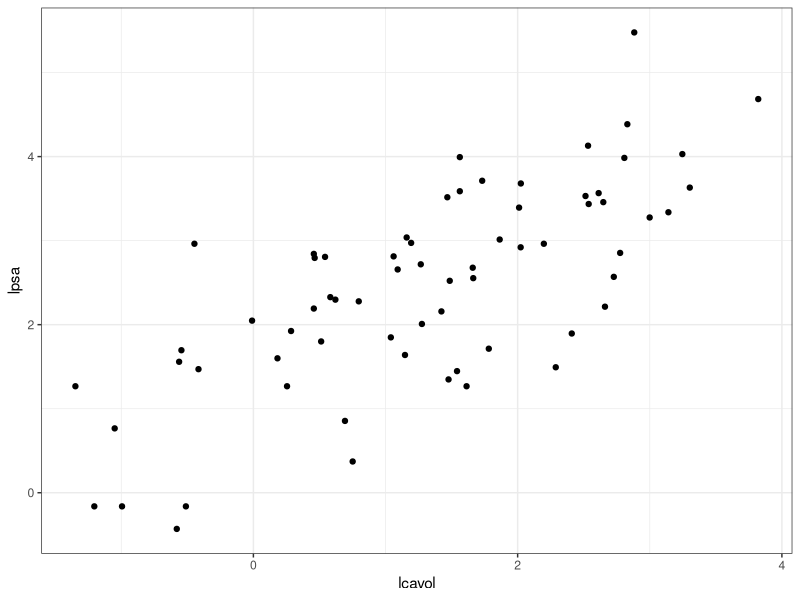
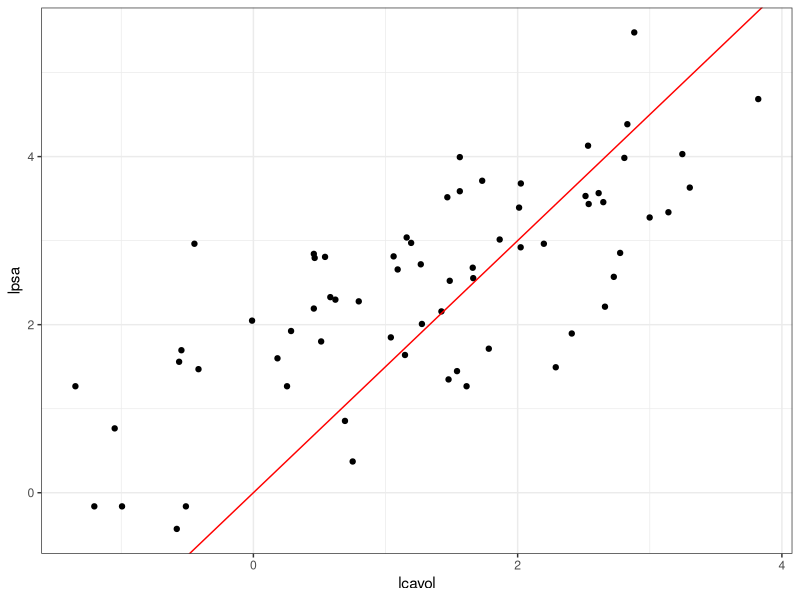
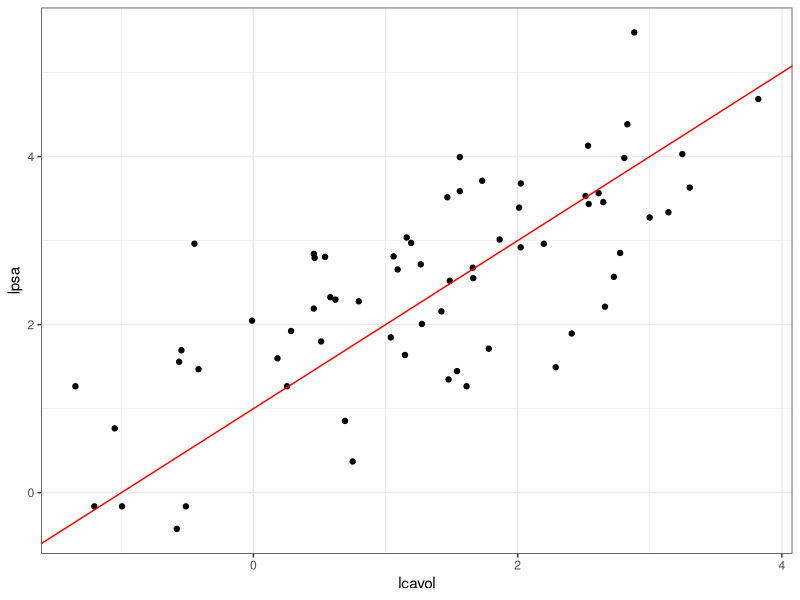
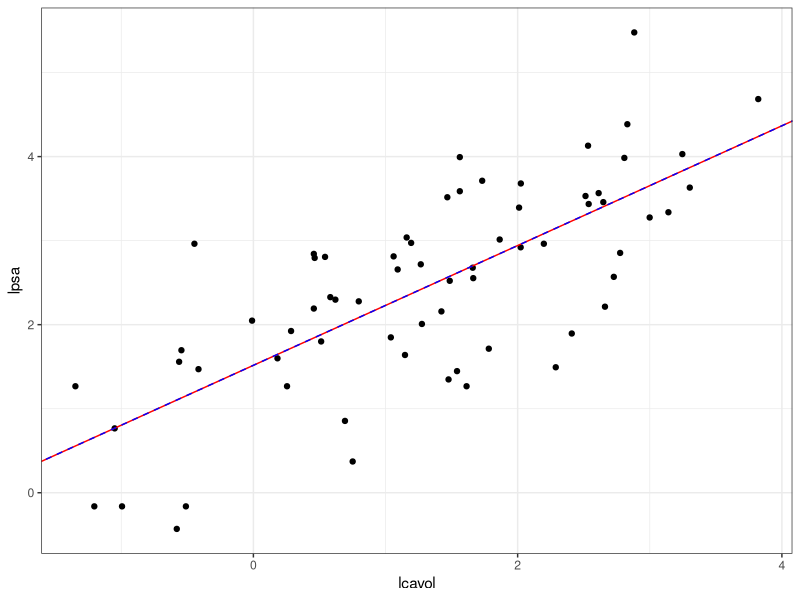
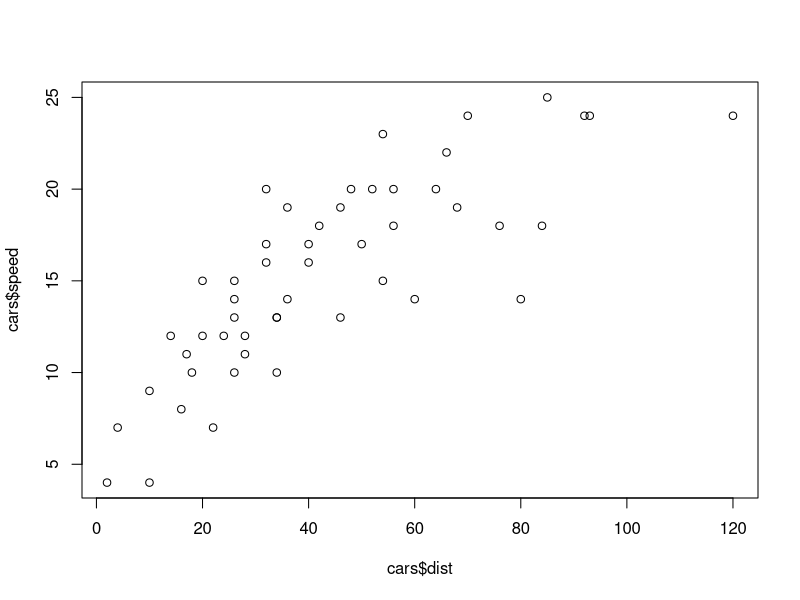
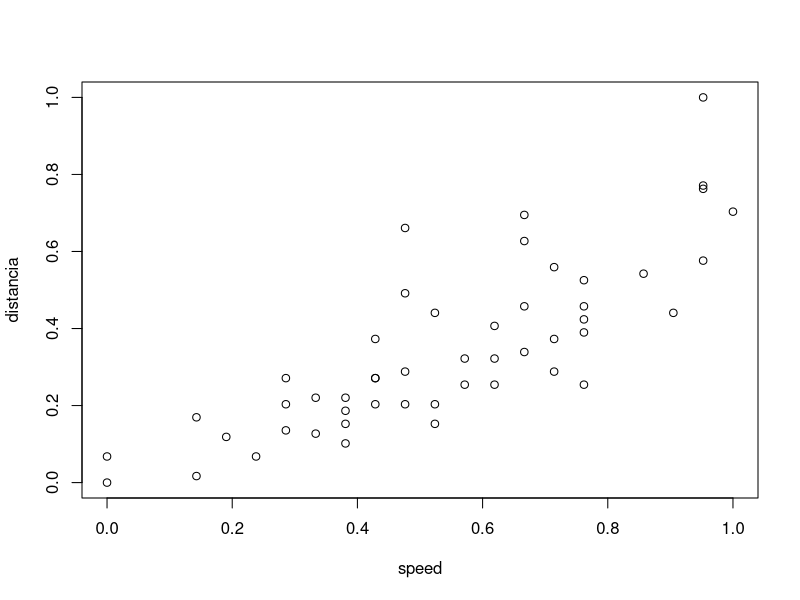
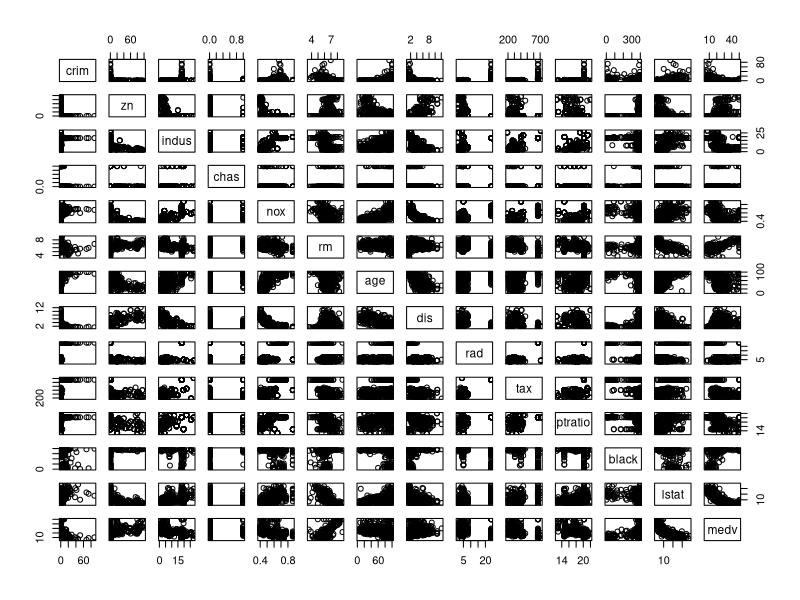
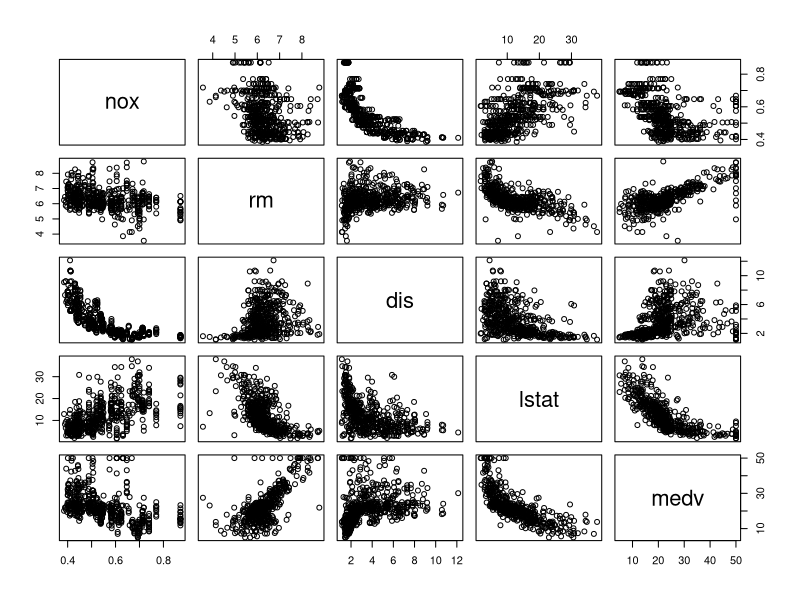

The R script that drew these images, in order:
## ---- chunk 1
knitr::opts_chunk$set(echo = TRUE)
library(MASS)
library(tidyverse)
library(readr)
library(dplyr)
library(knitr)
library(scales)
## ---- chunk 2
z_0 <- 5
eta <- 0.4
descenso <- function(n, z_0, eta, h_deriv){
  z <- matrix(0,n, length(z_0))
  z[1, ] <- z_0
  for(i in 1:(n-1)){
    z[i+1, ] <- z[i, ] - eta * h_deriv(z[i, ])
  }
  z
}
## ---- chunk 3

grad_calc <- function(x_ent, y_ent){
  salida_grad <- function(beta){
    f_beta <- as.matrix(cbind(1, x_ent)) %*% beta
    e <- y_ent - f_beta
    grad_out <- -as.numeric(t(cbind(1, x_ent)) %*% e)
    names(grad_out) <- c('Intercept', colnames(x_ent))
    grad_out
  }
  salida_grad
}
## ---- chunk 4
rss_calc <- function(datos){
  # esta función recibe los datos (x,y) y devuelve
  # una función f(betas) que calcula rss
  y <- datos$lpsa
  x <- datos$lcavol
  fun_out <- function(beta){
    y_hat <- beta[1] + beta[2]*x
    e <- (y - y_hat)
    rss <- sum(e^2)
    0.5*rss
  }
  fun_out
}
## ---- chunk 5
prostata <- read_csv('datos/prostate.csv') %>% select(lcavol, lpsa, train)
kable(head(prostata), digits = 4)
## ---- chunk 6
prostata_entrena <- filter(prostata, train)
ggplot(prostata_entrena, aes(x = lcavol, y = lpsa)) + geom_point() + theme_bw()
## ---- chunk 7
rss_prostata <- rss_calc(prostata_entrena)
beta <- c(0,1.5)
rss_prostata(beta)
## ---- chunk 8
ggplot(prostata_entrena, aes(x = lcavol, y = lpsa)) + geom_point() +
  geom_abline(slope = beta[2], intercept = beta[1], col ='red') + theme_bw()
## ---- chunk 9
beta <- c(1,1)
rss_prostata(beta)
## ---- chunk 10
ggplot(prostata_entrena, aes(x = lcavol, y = lpsa)) + geom_point() +
  geom_abline(slope = beta[2], intercept = beta[1], col ='red') + theme_bw()
## ---- chunk 11
grad_prostata <- grad_calc(prostata_entrena[, 1, drop = FALSE], prostata_entrena$lpsa)
grad_prostata(c(0,1))
## ---- chunk 12
grad_prostata(c(1,1))
## ---- chunk 13
iteraciones <- descenso(100, c(0,0), 0.005, grad_prostata)
iteraciones
## ---- chunk 14
iteraciones[100,1]
## ---- chunk 15
(modelo <- lm(prostata_entrena$lpsa ~ prostata_entrena$lcavol))
## ---- chunk 16
summary(modelo)
## ---- chunk 17
ggplot(prostata_entrena, aes(x = lcavol, y = lpsa)) + geom_point() +
  geom_abline(slope = iteraciones[100,2] , intercept =iteraciones[100,1], col ='red') +
  geom_abline(slope = modelo$coefficients[2], intercept = modelo$coefficients[1]
              , col ='blue',linetype="dashed")+ 
  theme_bw()
## ---- chunk 18
plot(cars$dist,cars$speed)
## ---- chunk 19
cars <- cars
kable(head(cars))
## ---- chunk 20
modelo <-  lm(cars$dist ~ cars$speed)
modelo
## ---- chunk 21
summary(modelo)
## ---- chunk 22
speed <- rescale(cars$speed )
distancia <- rescale(cars$dist)
plot(speed, distancia)
lm(distancia ~ speed)
## ---- chunk 23
grad_cars<- grad_calc(speed,distancia)
iteraciones <- descenso(100000,c(0,0),0.005,grad_cars)
tail(iteraciones)
## ---- chunk 24
boston <- Boston
kable(head(boston))
## ---- chunk 25
pairs(boston)
## ---- chunk 26
pairs(boston[,c(5,6,8,13,14)])
## ---- chunk 27
(modelo <- lm(medv ~ rm , data=boston))
## ---- chunk 28
summary(modelo)
## ---- chunk 29
ggplot(boston, aes(x = rm, y = medv)) + geom_point() +
  geom_abline(slope = modelo$coefficients[2], intercept = modelo$coefficients[1]
              , col ='blue',linetype="dashed")+ 
  theme_bw()
## ---- chunk 30
(modelo <- lm(medv ~ nox + rm + dis + lstat , data=boston))
## ---- chunk 31
summary(modelo)
## ---- chunk 32
ggplot(boston, aes(x = modelo$fitted.values, y = medv)) + geom_point() +
  geom_abline(slope = 1, intercept = 0
              , col ='blue',linetype="dashed")+ 
  theme_bw()
